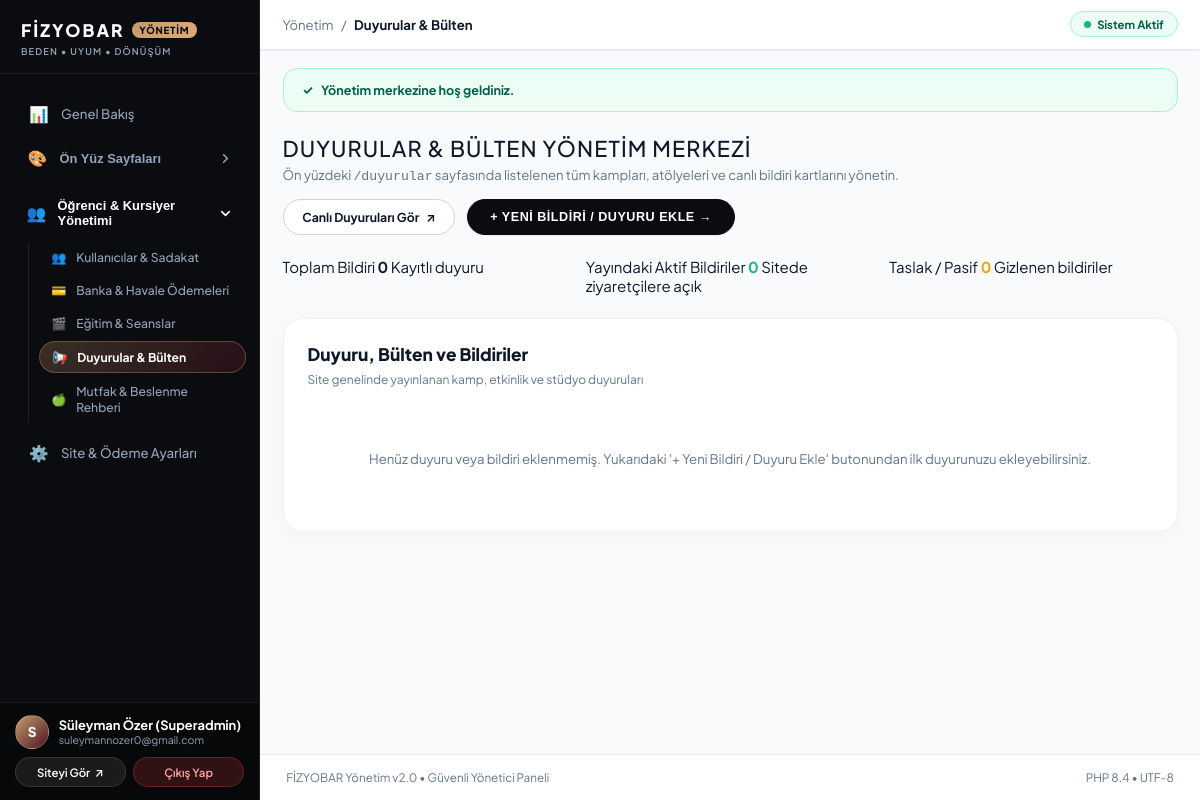
The app's page /en/xpanel/announcements (signed in), older data.
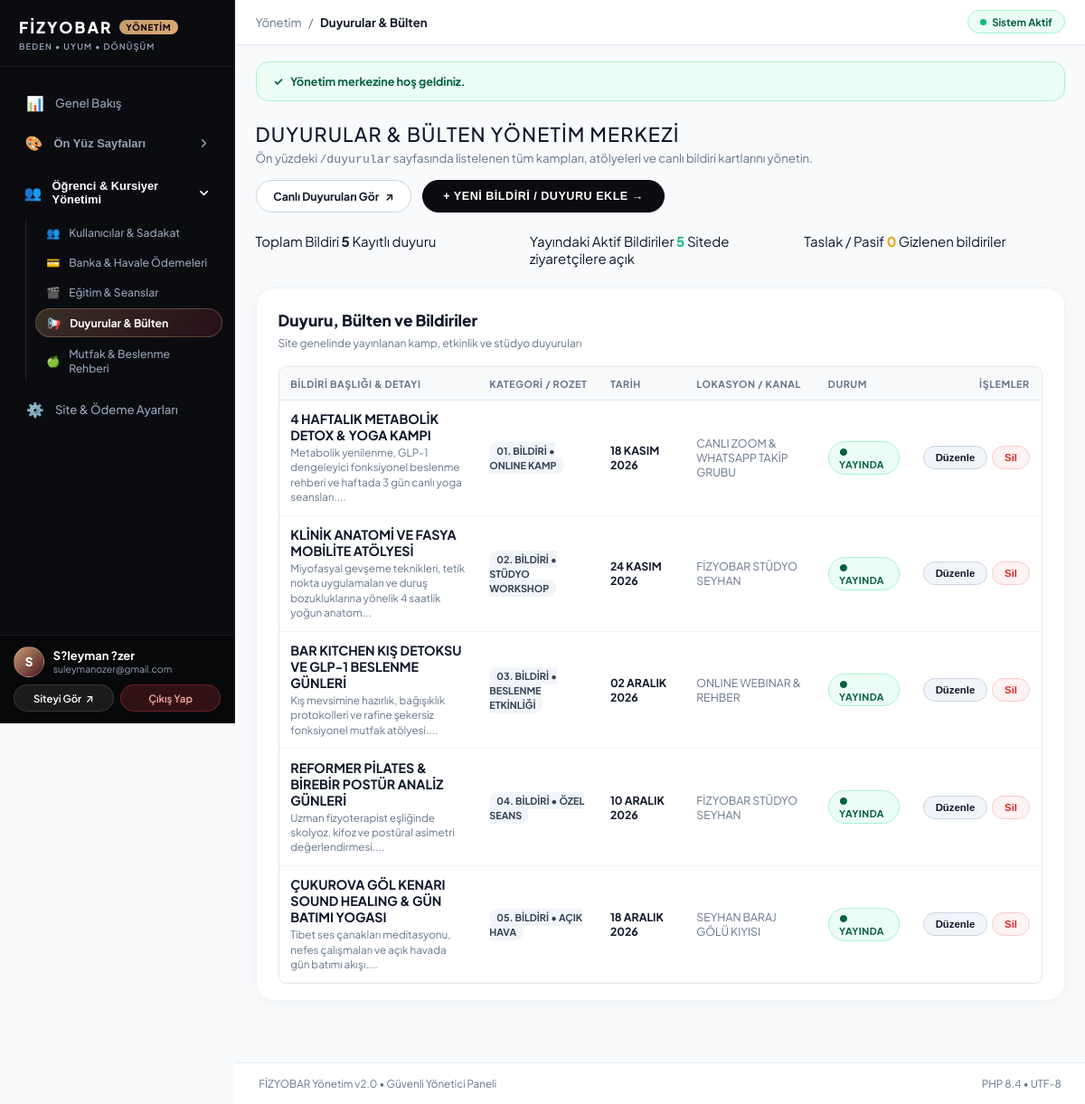
The same page, newer data.
### tables this page shows
CREATE TABLE `users` (
  `id` int(10) unsigned NOT NULL AUTO_INCREMENT,
  `full_name` varchar(150) NOT NULL,
  `email` varchar(191) NOT NULL,
  `phone` varchar(50) DEFAULT NULL,
  `password_hash` varchar(255) NOT NULL,
  `role` enum('admin','student') NOT NULL DEFAULT 'student',
  `status` enum('active','inactive','suspended') NOT NULL DEFAULT 'active',
  `created_at` datetime NOT NULL DEFAULT current_timestamp(),
  `updated_at` datetime NOT NULL DEFAULT current_timestamp() ON UPDATE current_timestamp(),
  PRIMARY KEY (`id`),
  UNIQUE KEY `email` (`email`)
);

CREATE TABLE `site_announcements` (
  `id` int(10) unsigned NOT NULL AUTO_INCREMENT,
  `title` varchar(255) NOT NULL,
  `badge` varchar(100) DEFAULT NULL,
  `date_text` varchar(100) DEFAULT NULL,
  `location` varchar(150) DEFAULT NULL,
  `spot` text DEFAULT NULL,
  `content` longtext DEFAULT NULL,
  `sort_order` int(11) DEFAULT 1,
  `is_active` tinyint(1) DEFAULT 1,
  `created_at` datetime DEFAULT current_timestamp(),
  `updated_at` datetime DEFAULT current_timestamp() ON UPDATE current_timestamp(),
  PRIMARY KEY (`id`)
);

### app/Views/pages/xpanel/announcements.php (the view, shortened to what the rows shown need)
<?php
require __DIR__ . '/layout_top.php';
$activeCount = count(array_filter($items, fn($i) => (int)$i['is_active'] === 1));
$totalCount = count($items);
?>
<div style="display: flex; justify-content: space-between; align-items: center; margin-bottom: 1.5rem; flex-wrap: wrap; gap: 1rem;">
    <div>
        <h1 style="font-size: 1.45rem; font-weight: 500; color: var(--xp-text); text-transform: uppercase; letter-spacing: 0.05em; margin: 0 0 0.25rem 0;">
            Duyurular &amp; Bülten Yönetim Merkezi
        </h1>
        <p style="color: var(--xp-text-muted); font-size: 0.88rem; margin: 0;">
            Ön yüzdeki <code>/duyurular</code> sayfasında listelenen tüm kampları, atölyeleri ve canlı bildiri kartlarını yönetin.
        </p>
    </div>
    <div style="display: flex; gap: 0.75rem;">
        <a href="<?= url('/duyurular') ?>" target="_blank" class="xp-btn-pill-outline" title="Ön yüz duyurular sayfasını yeni sekmede gör">
            <span>Canlı Duyuruları Gör</span>
            <span>↗</span>
        </a>
        <button type="button" onclick="openNewAnnouncementModal()" class="xp-btn-pill-primary">
            + YENİ BİLDİRİ / DUYURU EKLE &rarr;
        </button>
    </div>
</div>
<div style="display: grid; grid-template-columns: repeat(auto-fit, minmax(200px, 1fr)); gap: 1rem; margin-bottom: 1.5rem;">
    <div class="xp-stat-counter-card xp-stat-card-primary">
        <span class="xp-stat-label">Toplam Bildiri</span>
        <strong class="xp-stat-value"><?= $totalCount ?></strong>
        <span class="xp-stat-sub">Kayıtlı duyuru</span>
    </div>
    <div class="xp-stat-counter-card xp-stat-card-success">
        <span class="xp-stat-label">Yayındaki Aktif Bildiriler</span>
        <strong class="xp-stat-value" style="color: var(--xp-emerald);"><?= $activeCount ?></strong>
        <span class="xp-stat-sub">Sitede ziyaretçilere açık</span>
    </div>
    <div class="xp-stat-counter-card xp-stat-card-warning">
        <span class="xp-stat-label">Taslak / Pasif</span>
        <strong class="xp-stat-value" style="color: var(--xp-amber);"><?= $totalCount - $activeCount ?></strong>
        <span class="xp-stat-sub">Gizlenen bildiriler</span>
    </div>
</div>
<div class="xp-table-card">
    <div class="xp-table-header-bar">
        <div>
            <h2 style="font-size: 1.15rem; font-weight: 800; color: #0f172a; margin: 0 0 0.2rem 0;">
                Duyuru, Bülten ve Bildiriler
            </h2>
            <span style="font-size: 0.8rem; color: #64748b;">
                Site genelinde yayınlanan kamp, etkinlik ve stüdyo duyuruları
            </span>
        </div>
    </div>
    <?php if (empty($items)): ?>
        <p style="color: var(--xp-text-muted); font-size: 0.88rem; text-align: center; padding: 3rem;">
            Henüz duyuru veya bildiri eklenmemiş. Yukarıdaki '+ Yeni Bildiri / Duyuru Ekle' butonundan ilk duyurunuzu ekleyebilirsiniz.
        </p>
    <?php else: ?>
        <div class="xpanel-table-wrap">
            <table class="xpanel-table">
                <thead>
                    <tr>
                        <th style="min-width: 220px;">Bildiri Başlığı &amp; Detayı</th>
                        <th style="width: 130px;">Kategori / Rozet</th>
                        <th style="width: 120px;">Tarih</th>
                        <th style="width: 150px;">Lokasyon / Kanal</th>
                        <th style="width: 110px;">Durum</th>
                        <th style="text-align: right; width: 120px;">İşlemler</th>
                    </tr>
                </thead>
                <tbody>
                    <?php foreach ($items as $item): ?>
                        <tr>
                            <td>
                                <strong style="color: var(--xp-text); font-size: 0.95rem;"><?= e($item['title']) ?></strong>
                                <?php if (!empty($item['spot'])): ?>
                                    <div style="font-size: 0.78rem; color: var(--xp-text-muted); margin-top: 3px; max-width: 480px; white-space: normal; line-height: 1.4;">
                                        <?= e(mb_substr($item['spot'], 0, 110)) ?>...
                                    </div>
                                <?php endif; ?>
                            </td>
                            <td>
                                <span style="background: #f1f5f9; color: #334155; padding: 3px 8px; border-radius: var(--xp-radius-pill); font-size: 0.72rem; font-weight: 700;">
                                    <?= e($item['badge'] ?: 'Genel') ?>
                                </span>
                            </td>
                            <td><strong><?= e($item['date_text'] ?: '-') ?></strong></td>
                            <td style="font-size: 0.82rem; color: var(--xp-text-muted);"><?= e($item['location'] ?: '-') ?></td>
                            <td>
                                <?php if ((int)$item['is_active'] === 1): ?>
                                    <span class="xp-status-pill xp-status-approved">● Yayında</span>
                                <?php else: ?>
                                    <span class="xp-status-pill xp-status-rejected">● Pasif</span>
                                <?php endif; ?>
                            </td>
                            <td style="text-align: right;">
                                <div style="display: inline-flex; gap: 0.35rem; align-items: center; justify-content: flex-end;">
                                    <button type="button"
                                            class="xp-btn-action-pill xp-btn-action-edit"
                                            onclick='openEditAnnouncementModal(<?= json_encode($item, JSON_HEX_TAG | JSON_HEX_APOS | JSON_HEX_QUOT | JSON_HEX_AMP) ?>)'>
                                        Düzenle
                                    </button>
                                    <form action="<?= url('/xpanel/announcements/delete') ?>" method="POST" onsubmit="return confirm('Bu duyuruyu silmek istediğinize emin misiniz?');" style="display:inline; margin: 0;">
                                        <button type="submit" class="xp-btn-action-pill xp-btn-action-danger">Sil</button>
                                    </form>
                                </div>
                            </td>
                        </tr>
                    <?php endforeach; ?>
                </tbody>
            </table>
        </div>
    <?php endif; ?>
</div>
<?php require __DIR__ . '/layout_bottom.php'; ?>

### app/Views/pages/xpanel/layout_top.php (shortened to what the rows shown need)
<?php
$currentUri = \Core\Router::getCurrentUri();
$adminUser = \Core\Auth::user();
$isPagesRoute = str_contains($currentUri, 'pages');
?>
<!DOCTYPE html>
<html lang="tr" dir="ltr" class="xp-html">
<head>
    <link rel="stylesheet" href="<?= asset('assets/css/xpanel.css') ?>?v=<?= time() ?>">
</head>
<body class="xp-body">
    <aside class="xp-sidebar" id="xpSidebar">
        <div class="xp-sidebar-brand">
            <a href="<?= url('/xpanel') ?>" class="xp-brand-link">
                <h1 class="xp-brand-title">
                    FİZYOBAR
                    <span class="xp-brand-tag">YÖNETİM</span>
                </h1>
                <span class="xp-brand-motto">BEDEN &bull; UYUM &bull; DÖNÜŞÜM</span>
            </a>
        </div>
<?php
$isCrmRoute = str_contains($currentUri, 'users') || str_contains($currentUri, 'enrollments') || str_contains($currentUri, 'courses') || str_contains($currentUri, 'announcements') || str_contains($currentUri, 'nutrition');
?>
        <div class="xp-sidebar-nav-scroll">
            <nav class="xp-nav-section">
                <a href="<?= url('/xpanel') ?>" class="xp-nav-link <?= ($currentUri === '/xpanel' || $currentUri === '/tr/xpanel') && !$isPagesRoute ? 'active' : '' ?>">
                    <span class="xp-nav-left">
                        <span class="xp-nav-icon">📊</span>
                        <span>Genel Bakış</span>
                    </span>
                </a>
                <div class="xp-nav-group <?= $isPagesRoute ? 'is-open' : '' ?>" id="navGroupPages">
                    <button type="button" class="xp-nav-group-header" onclick="toggleNavGroup('navGroupPages')">
                        <span class="xp-nav-group-title">
                            <span class="xp-nav-icon">🎨</span>
                            <span>Ön Yüz Sayfaları</span>
                        </span>
                        <svg class="xp-nav-group-chevron" width="15" height="15" viewBox="0 0 24 24" fill="none" stroke="currentColor" stroke-width="2.5" stroke-linecap="round" stroke-linejoin="round">
                            <polyline points="6 9 12 15 18 9"></polyline>
                        </svg>
                    </button>
                </div>
                <div class="xp-nav-group <?= $isCrmRoute ? 'is-open' : '' ?>" id="navGroupCrm">
                    <button type="button" class="xp-nav-group-header" onclick="toggleNavGroup('navGroupCrm')">
                        <span class="xp-nav-group-title">
                            <span class="xp-nav-icon">👥</span>
                            <span>Öğrenci &amp; Kursiyer Yönetimi</span>
                        </span>
                        <svg class="xp-nav-group-chevron" width="15" height="15" viewBox="0 0 24 24" fill="none" stroke="currentColor" stroke-width="2.5" stroke-linecap="round" stroke-linejoin="round">
                            <polyline points="6 9 12 15 18 9"></polyline>
                        </svg>
                    </button>
                    <div class="xp-nav-group-items">
                        <a href="<?= url('/xpanel/users') ?>" class="xp-nav-sub-link <?= str_contains($currentUri, 'users') ? 'active' : '' ?>">
                            <span>👥</span>
                            <span>Kullanıcılar &amp; Sadakat</span>
                        </a>
                        <a href="<?= url('/xpanel/enrollments') ?>" class="xp-nav-sub-link <?= str_contains($currentUri, 'enrollments') ? 'active' : '' ?>">
                            <span>💳</span>
                            <span>Banka &amp; Havale Ödemeleri</span>
                        </a>
                        <a href="<?= url('/xpanel/courses') ?>" class="xp-nav-sub-link <?= str_contains($currentUri, 'courses') ? 'active' : '' ?>">
                            <span>🎬</span>
                            <span>Eğitim &amp; Seanslar</span>
                        </a>
                        <a href="<?= url('/xpanel/announcements') ?>" class="xp-nav-sub-link <?= str_contains($currentUri, 'announcements') ? 'active' : '' ?>">
                            <span>📢</span>
                            <span>Duyurular &amp; Bülten</span>
                        </a>
                        <a href="<?= url('/xpanel/nutrition') ?>" class="xp-nav-sub-link <?= str_contains($currentUri, 'nutrition') ? 'active' : '' ?>">
                            <span>🍏</span>
                            <span>Mutfak &amp; Beslenme Rehberi</span>
                        </a>
                    </div>
                </div>
                <a href="<?= url('/xpanel/settings') ?>" class="xp-nav-link <?= str_contains($currentUri, 'settings') ? 'active' : '' ?>">
                    <span class="xp-nav-left">
                        <span class="xp-nav-icon">⚙️</span>
                        <span>Site &amp; Ödeme Ayarları</span>
                    </span>
                </a>
            </nav>
        </div>
        <div class="xp-sidebar-footer">
            <div class="xp-user-card">
                <div class="xp-user-avatar">
                    <?= mb_substr($adminUser['full_name'] ?? 'S', 0, 1) ?>
                </div>
                <div class="xp-user-meta">
                    <div class="xp-user-name"><?= e($adminUser['full_name'] ?? 'Süper Yönetici') ?></div>
                    <div class="xp-user-role"><?= e($adminUser['email'] ?? 'Yönetici') ?></div>
                </div>
            </div>
            <div class="xp-footer-actions">
                <a href="<?= url('/') ?>" target="_blank" class="xp-btn-side-site" title="Site ön yüzünü yeni sekmede aç">
                    <span>Siteyi Gör</span>
                    <span>↗</span>
                </a>
                <a href="<?= url('/xpanel/logout') ?>" class="xp-btn-side-logout">
                    <span>Çıkış Yap</span>
                </a>
            </div>
        </div>
    </aside>
    <div class="xp-main-wrapper">
        <header class="xp-top-bar">
            <div class="xp-top-bar-left">
                <div class="xp-breadcrumb">
                    <span>Yönetim</span>
                    <span>/</span>
                    <strong><?= e($metaTitle ?? 'Kontrol Paneli') ?></strong>
                </div>
            </div>
            <div style="display: flex; align-items: center; gap: 0.75rem;">
                <div class="xp-top-status-badge">
                    <span class="xp-status-dot"></span>
                    <span>Sistem Aktif</span>
                </div>
            </div>
        </header>
        <main class="xp-content-area">
            <?php if (!empty($flash)): ?>
                <div style="background-color: var(--xp-emerald-light); border: 1px solid #a7f3d0; color: #065f46; padding: 0.85rem 1.25rem; border-radius: var(--xp-radius-md); margin-bottom: 1.5rem; font-size: 0.84rem; font-weight: 700; display: flex; align-items: center; gap: 0.5rem;">
                    <span>✓</span>
                    <span><?= e($flash) ?></span>
                </div>
            <?php endif; ?>

Row changes from the older to the newer data that the page shows:
removed users: full_name "S", full_name "Süleyman Özer (Superadmin)", email "suleymannozer0@gmail.com"
added users: full_name "S", full_name "S?leyman ?zer", email "suleymanozer@gmail.com"
added site_announcements: title "4 HAFTALIK METABOLİK DETOX & YOGA KAMPI", spot "Metabolik yenilenme, GLP-1 dengeleyici fonksiyonel beslenme rehberi ve haftada 3 gün canlı yoga seansları.", badge "01. BİLDİRİ • ONLINE KAMP", date_text "18 KASIM 2026", location "CANLI ZOOM & WHATSAPP TAKİP GRUBU", is_active "● YAYINDA"
added site_announcements: title "KLİNİK ANATOMİ VE FASYA MOBİLİTE ATÖLYESİ", spot "Miyofasyal gevşeme teknikleri, tetik nokta uygulamaları ve duruş bozukluklarına yönelik 4 saatlik yoğun anatom", badge "02. BİLDİRİ • STÜDYO WORKSHOP", date_text "24 KASIM 2026", location "FİZYOBAR STÜDYO SEYHAN", is_active "● YAYINDA"
added site_announcements: title "BAR KITCHEN KIŞ DETOKSU VE GLP-1 BESLENME GÜNLERİ", spot "Kış mevsimine hazırlık, bağışıklık protokolleri ve rafine şekersiz fonksiyonel mutfak atölyesi.", badge "03. BİLDİRİ • BESLENME ETKİNLİĞİ", date_text "02 ARALIK 2026", location "ONLINE WEBINAR & REHBER", is_active "● YAYINDA"
added site_announcements: title "REFORMER PİLATES & BİREBİR POSTÜR ANALİZ GÜNLERİ", spot "Uzman fizyoterapist eşliğinde skolyoz, kifoz ve postüral asimetri değerlendirmesi.", badge "04. BİLDİRİ • ÖZEL SEANS", date_text "10 ARALIK 2026", location "FİZYOBAR STÜDYO SEYHAN", is_active "● YAYINDA"
added site_announcements: title "ÇUKUROVA GÖL KENARI SOUND HEALING & GÜN BATIMI YOGASI", spot "Tibet ses çanakları meditasyonu, nefes çalışmaları ve açık havada gün batımı akışı.", badge "05. BİLDİRİ • AÇIK HAVA", date_text "18 ARALIK 2026", location "SEYHAN BARAJ GÖLÜ KIYISI", is_active "● YAYINDA"
Text that changed along with them:
$totalCount: "0" → "5"
$activeCount: "0" → "5"
text no longer shown: "Henüz duyuru veya bildiri eklenmemiş. Yukarıdaki '+ Yeni Bildiri / Duyuru Ekle' butonundan ilk duyurunuzu ekleyebilirsiniz."
text now shown: "BILDIRI BAŞLIĞI & DETAYI KATEGORI / ROZET TARIH LOKASYON / KANAL DURUM İŞLEMLER"
